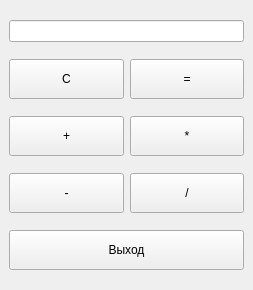
<?xml version="1.0" encoding="UTF-8"?>
<ui version="4.0">
 <class>MainWindow</class>
 <widget class="QMainWindow" name="MainWindow">
  <property name="geometry">
   <rect>
    <x>0</x>
    <y>0</y>
    <width>253</width>
    <height>290</height>
   </rect>
  </property>
  <property name="windowTitle">
   <string>Калькулятор</string>
  </property>
  <widget class="QWidget" name="centralwidget">
   <layout class="QVBoxLayout" name="verticalLayout">
    <item>
     <widget class="QLineEdit" name="lineEdit">
      <property name="text">
       <string/>
      </property>
      <property name="alignment">
       <set>Qt::AlignRight|Qt::AlignTrailing|Qt::AlignVCenter</set>
      </property>
     </widget>
    </item>
    <item>
     <layout class="QHBoxLayout" name="horizontalLayout">
      <item>
       <widget class="QPushButton" name="clearButton">
        <property name="minimumSize">
         <size>
          <width>0</width>
          <height>40</height>
         </size>
        </property>
        <property name="text">
         <string>С</string>
        </property>
       </widget>
      </item>
      <item>
       <widget class="QPushButton" name="equalButton">
        <property name="minimumSize">
         <size>
          <width>0</width>
          <height>40</height>
         </size>
        </property>
        <property name="text">
         <string>=</string>
        </property>
       </widget>
      </item>
     </layout>
    </item>
    <item>
     <layout class="QHBoxLayout" name="horizontalLayout_2">
      <item>
       <widget class="QPushButton" name="plusButton">
        <property name="minimumSize">
         <size>
          <width>0</width>
          <height>40</height>
         </size>
        </property>
        <property name="text">
         <string>+</string>
        </property>
       </widget>
      </item>
      <item>
       <widget class="QPushButton" name="multiButton">
        <property name="minimumSize">
         <size>
          <width>0</width>
          <height>40</height>
         </size>
        </property>
        <property name="text">
         <string>*</string>
        </property>
       </widget>
      </item>
     </layout>
    </item>
    <item>
     <layout class="QHBoxLayout" name="horizontalLayout_3">
      <item>
       <widget class="QPushButton" name="minusButton">
        <property name="minimumSize">
         <size>
          <width>0</width>
          <height>40</height>
         </size>
        </property>
        <property name="text">
         <string>-</string>
        </property>
       </widget>
      </item>
      <item>
       <widget class="QPushButton" name="divButton">
        <property name="minimumSize">
         <size>
          <width>0</width>
          <height>40</height>
         </size>
        </property>
        <property name="text">
         <string>/</string>
        </property>
       </widget>
      </item>
     </layout>
    </item>
    <item>
     <widget class="QPushButton" name="exitButton">
      <property name="minimumSize">
       <size>
        <width>0</width>
        <height>40</height>
       </size>
      </property>
      <property name="text">
       <string>Выход</string>
      </property>
     </widget>
    </item>
   </layout>
  </widget>
 </widget>
 <resources/>
 <connections/>
</ui>
